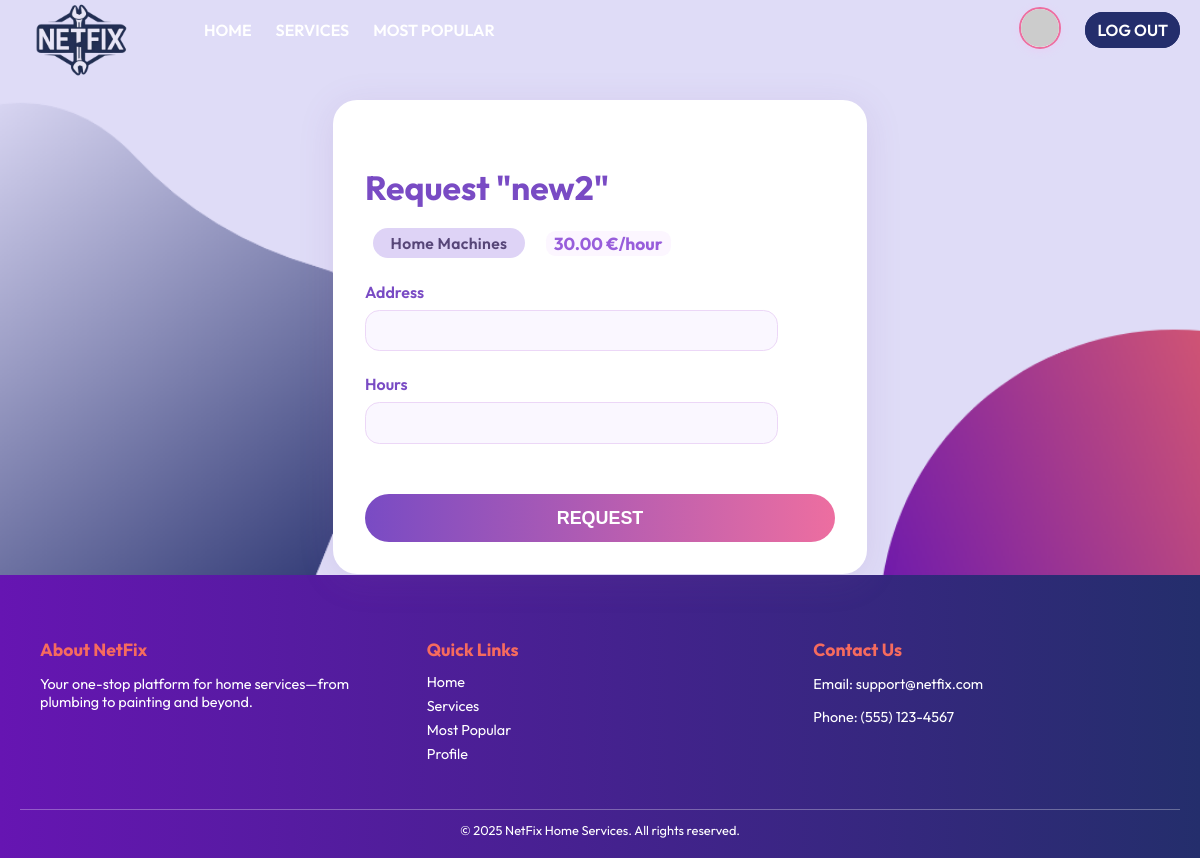
The page /services/19/request_service/ (signed in) on the database its author committed.
### services/models.py (models this page shows, shortened)
class Service(models.Model):
    FIELD_CHOICES = (
        ('Air Conditioner', 'Air Conditioner'),
        ('Carpentry', 'Carpentry'),
        ('Electricity', 'Electricity'),
        ('Gardening', 'Gardening'),
        ('Home Machines', 'Home Machines'),
        ('Housekeeping', 'Housekeeping'),  # Fixed spelling!
        ('Interior Design', 'Interior Design'),
        ('Locks', 'Locks'),
        ('Painting', 'Painting'),
        ('Plumbing', 'Plumbing'),
        ('Water Heaters', 'Water Heaters'),
    )
    company = models.ForeignKey(Company, on_delete=models.CASCADE)
    name = models.CharField(max_length=40)
    description = models.TextField()
    price_per_hour = models.DecimalField(decimal_places=2, max_digits=7)
    rating = models.IntegerField(
        validators=[MinValueValidator(0), MaxValueValidator(5)],
        default=0
    )
    field = models.CharField(max_length=30, choices=FIELD_CHOICES)
    date_created = models.DateTimeField(auto_now_add=True)

### services/views.py (the view)
# urls.py: path('<int:id>/request_service/', v.request_service, name='request_service'),
@login_required
def request_service(request, id):
    try:
        customer = request.user.customer_profile
    except Exception:
        return redirect('home')  # Or an error page
    service = get_object_or_404(Service, id=id)
    if request.method == "POST":
        form = RequestServiceForm(request.POST)
        if form.is_valid():
            ServiceRequest.objects.create(
                customer=customer,
                service=service,
                address=form.cleaned_data['address'],
                hours=form.cleaned_data['hours'],
            )
            messages.success(request, "Your service request was submitted successfully!")
            return redirect('services:service_list')
    else:
        form = RequestServiceForm()
    return render(request, 'services/request_service.html', {
        'form': form,
        'service': service
    })

### services/forms.py
class RequestServiceForm(forms.Form):
    address = forms.CharField(max_length=255, label='Service Address')
    hours = forms.IntegerField(min_value=1, label='Service Duration (hours)')

### services/templates/services/request_service.html (shortened to what this page needs)
{% extends 'main/base.html' %}
{% block content %}
<div class="service_card detail-card" style="max-width:470px;margin:2.5rem auto 0 auto;">
    <h2 class="detail-title" style="margin-bottom:1.2rem;">
        Request "{{ service.name }}"
    </h2>
    <div style="margin-bottom:1.5rem;">
        <span class="service_field field-{{ service.field|slugify }}">{{ service.field }}</span>
        <span class="service_price" style="margin-left:1.1rem;">{{ service.price_per_hour }} €/hour</span>
    </div>
    <form method="POST" style="display:flex;flex-direction:column;gap:1.15rem;">
        <div>
            <label for="id_address" style="font-weight:600;color:#794bc4;">Address</label><br>
            {{ form.address }}
        </div>
        <div>
            <label for="id_hours" style="font-weight:600;color:#794bc4;">Hours</label><br>
            {{ form.hours }}
        </div>
        <button type="submit" class="service_details_btn" style="margin-top:1.7rem;">Request</button>
    </form>
</div>
{% endblock %}

### static/css/style.css (style rules this page uses)
:root { --color-primary: #242E6C; --color-secondary: #6615B2; --color-bg: #DFDCF7; --color-accent: #F66B5E; --color-hover: #A734CD; --color-text: #242E6C; --color-white: #ffffff; }
body { background: var(--color-bg) url('/static/images/login.png') center center/cover no-repeat; color: var(--color-text); font-family: 'Outfit', sans-serif; margin: 0; padding: 0; }
button { border: 2px solid transparent; border-radius: 5px; padding: 10px; background: var(--color-secondary); color: var(--color-white); text-transform: uppercase; cursor: pointer; margin-top: 30px; transition: background 0.7s; }
html, body { overflow-x: hidden; height: 100%; margin: 0; }
body { display: flex; flex-direction: column; }
input[type="text"], input[type="number"] { padding: .6rem 1.1rem; border-radius: .9rem; border: 1.5px solid #ecd7f7; background: #faf7ff; font-size: 1.05rem; margin-top: .5rem; margin-bottom: .3rem; width: 80%; display: block; margin-left: 0; margin-right: 0; }
.service_card { background: white; border-radius: 1.5rem; box-shadow: 0 4px 16px rgba(60, 40, 120, 0.07); padding: 2rem; display: flex; flex-direction: column; justify-content: space-between; transition: box-shadow 0.2s; margin-bottom: 4rem; position: relative; }
.service_price { background: #fcf6ff; border-radius: .6rem; padding: .1rem 0.5rem; font-weight: 700; color: #985edb; font-size: 1.09rem; }
.service_details_btn, .request-btn { background: linear-gradient(90deg, #794bc4 0%, #ed6ea0 100%); color: white; border-radius: 1.5rem; padding: 0.85rem 0; text-align: center; text-decoration: none; font-weight: 600; margin-top: 2.1rem; width: 100%; transition: background 0.2s; border: none; outline: none; display: block; font-size: 1.12rem; }
.service_field { background: #f3ecfa; color: #794bc4; font-size: .98rem; border-radius: 1.2rem; padding: .3rem 1.1rem; font-weight: 600; letter-spacing: 0.02em; margin-left: 0.5rem; display: inline-block; }
.field-home-machines { background: #ded3f6; color: #574678; }
.detail-card { max-width: 470px; margin: 2.2rem auto 0 auto; padding: 2.4rem 2rem 2rem 2rem; box-shadow: 0 6px 36px rgba(130,88,159,0.13); }
.detail-title { font-size: 2.1rem; font-weight: 700; margin-bottom: .5rem; color: #794bc4; }

### rows shown on the page
Service: name "new2", field "Home Machines", price_per_hour "30.00"
